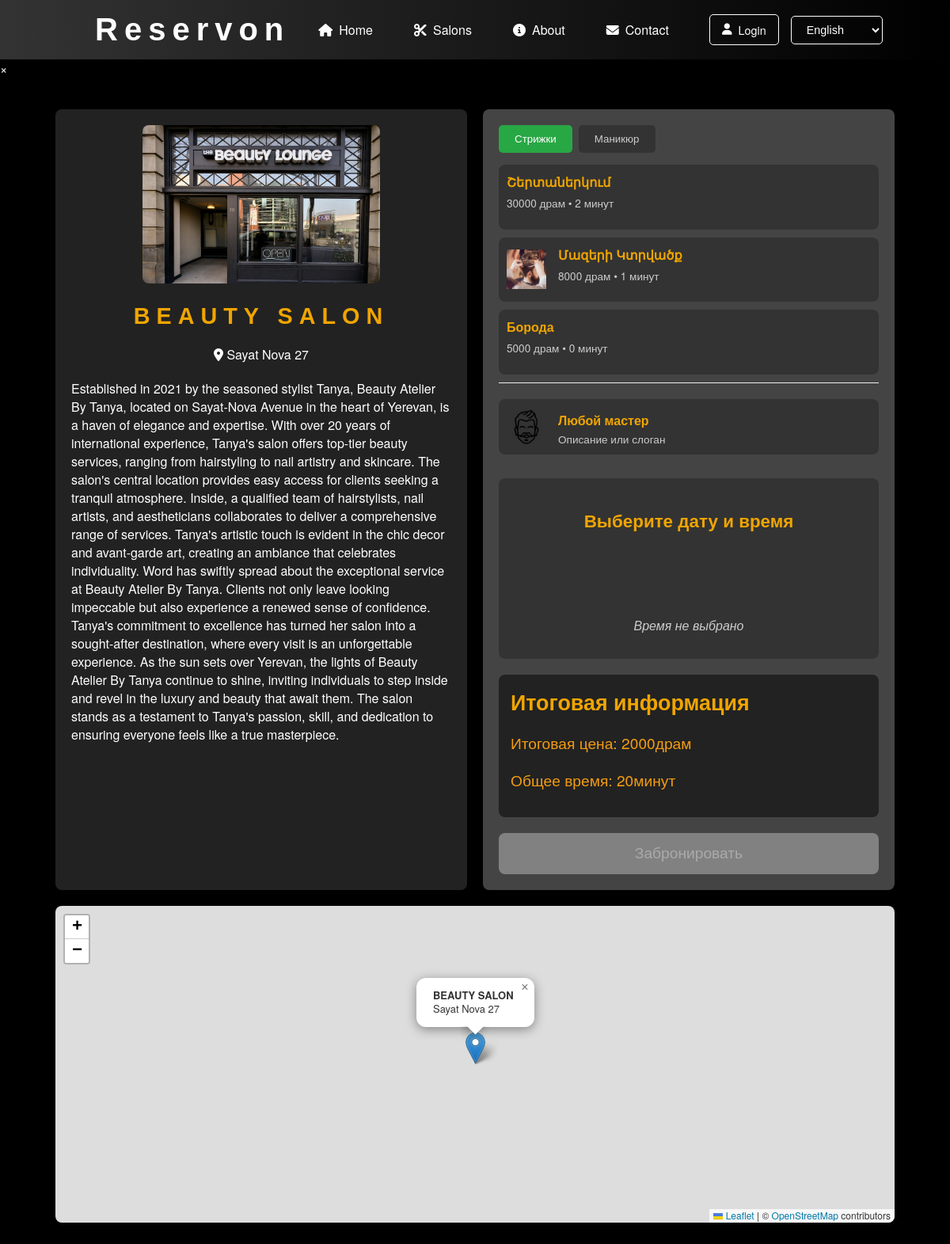
Screenshot of /salons/1/ with the database file from the repository.
### salons/models.py (models this page shows, shortened)
class Salon(models.Model):
    admins = models.ManyToManyField(User, related_name='administered_salons', blank=True)
    STATUS_CHOICES = [
        ('new', 'New'),
        ('active', 'Active'),
        ('suspend', 'Suspend'),
        ('disable', 'Disable'),
    ]
    name = models.CharField('Salon name', max_length=50)
    logo = models.ImageField('Logo', upload_to='salon_logos/', blank=True, null=True)
    address = models.CharField('Address', max_length=100)
    coordinates = models.CharField('Coordinates', max_length=50, blank=True, null=True)
    default_duration = models.IntegerField('Default duration (minutes)', default=20)
    default_price = models.DecimalField('Default price', max_digits=15, decimal_places=0, default=2000)
    services_hy = models.CharField('Services_hy', max_length=100, blank=True, null=True)
    services_ru = models.CharField('Services_ru', max_length=100, blank=True, null=True)
    services_eng = models.CharField('Services_eng', max_length=100, blank=True, null=True)
    shortDescription_hy = models.CharField('Short description_hy', max_length=100, blank=True, null=True)
    shortDescription_ru = models.CharField('Short description_ru', max_length=100, blank=True, null=True)
    shortDescription_eng = models.CharField('Short description_eng', max_length=100, blank=True, null=True)
    description_hy = models.TextField('description_hy', blank=True)
    description_ru = models.TextField('description_ru', blank=True)
    description_eng = models.TextField('description_eng', blank=True)
    reservDays = models.IntegerField('Reserv days', default=9)
    status = models.CharField(
        max_length=10,
        choices=STATUS_CHOICES,
        default='new',
        verbose_name="Status"
    )
    class Meta:
        verbose_name = 'Salon'
        verbose_name_plural = 'Salons'

class ServiceCategory(models.Model):
    name = models.CharField(max_length=100, unique=True)  # Название категории
    default_duration = models.IntegerField('Default duration (minutes)', default=15)

class Service(models.Model):
    STATUS_CHOICES = [
        ('active', 'Active'),
        ('suspend', 'Suspend'),
    ]
    name = models.CharField(max_length=100)
    image = models.ImageField(upload_to='salons/services', blank=True, null=True)
    price = models.DecimalField(max_digits=8, decimal_places=2)
    duration = models.DurationField()
    salon = models.ForeignKey(Salon, on_delete=models.CASCADE, related_name='services')
    category = models.ForeignKey(ServiceCategory, on_delete=models.SET_NULL, null=True, blank=True, related_name='services')
    status = models.CharField(
        max_length=10,
        choices=STATUS_CHOICES,
        default='active',
        verbose_name="Status"
    )

### salons/views.py (the view)
# urls.py: path('<int:id>/', views.salon_detail, name='salon_detail'),
def salon_detail(request, id):
    salon = get_object_or_404(Salon, id=id)
    service_categories = ServiceCategory.objects.filter(
        services__salon=salon,
        services__status='active'
    ).distinct()
    barbers_by_category = {}
    for category in service_categories:
        barbers = Barber.objects.filter(categories=category, salon=salon)
        barbers_list = []
        for barber in barbers:
            barbers_list.append({
                'id': barber.id,
                'name': barber.name,
                'avatar': barber.get_avatar_url(),
                'description': barber.description or ''
            })
        barbers_by_category[f'category_{category.id}'] = barbers_list
    services_by_category = {}
    for category in service_categories:
        services = Service.objects.filter(
            category=category,
            salon=salon,
            status='active'
        )
        services_list = []
        for service in services:
            services_list.append({
                'id': service.id,
                'name': service.name,
                'price': service.price,  # DecimalField, будет обработан DjangoJSONEncoder
                'duration': int(service.duration.total_seconds() / 60),  # Преобразование timedelta в минуты
            })
        services_by_category[f'category_{category.id}'] = services_list
    barbers_by_category_json = json.dumps(barbers_by_category, cls=DjangoJSONEncoder)
    services_by_category_json = json.dumps(services_by_category, cls=DjangoJSONEncoder)
    context = {
        'salon': salon,
        'service_categories': service_categories,
        'barbers_by_category_json': barbers_by_category_json,
        'services_by_category_json': services_by_category_json,
    }
    return render(request, 'salons/salon-detail.html', context)

### salons/templates/salons/salon-detail.html (shortened to what this page needs)
{% extends 'base.html' %}
{% load static %}
{% load duration_extras %}
{% load custom_tags %}:
{% block content %}
{% load i18n %}
{% get_current_language as LANGUAGE_CODE %}
{% get_available_languages as LANGUAGES %}
{% get_language_info_list for LANGUAGES as languages %}
<link rel="stylesheet" href="{% static 'salons/css/modal.css' %}">
<link rel="stylesheet" href="{% static 'salons/css/salon_detail.css' %}">
<link rel="stylesheet" href="{% static 'salons/css/barber-selection.css' %}">
<link rel="stylesheet" href="{% static 'salons/css/booking.css' %}">
<link rel="stylesheet" href="https://unpkg.com/leaflet@1.7.1/dist/leaflet.css" />
<div class="salon-detail">
    <div class="salon-container">
        <div class="info-sections">
            <div class="salon-info">
                <div class="main-image-container">
                    <div class="main-image">
                        <img id="mainImage" src="{{ salon.logo.url }}" alt="{{ salon.name }}">
                    </div>
                </div>
                <div class="salon-main-info">
                    <h1>{{ salon.name }}</h1>
                    <p class="address"><i class="fas fa-map-marker-alt"></i> {{ salon.address }}</p>
                </div>
                <div class="salon-description">
                    <p>{{ salon.description_hy }}</p>
                </div>
            </div>
            <div class="right-section">
                {% include 'salons/salon-services.html' with service_categories=service_categories barbers_by_category=barbers_by_category barbers_by_category_json=barbers_by_category_json %}
                {% include 'salons/barbers.html' with category=category barbers_by_category=barbers_by_category %}
                <div class="date-time-selection">
                    <h3>{% trans "Выберите дату и время" %}</h3>
                    <div class="date-row" id="day-select"></div>
                    <div class="hour-row" id="hour-select"></div>
                    <div class="minute-row" id="minute-select"></div>
                    <p id="summary-text">{% trans "Время не выбрано" %}</p>
                </div>
                <div class="total-summary">
                    <h3>Итоговая информация</h3>
                    <p>Итоговая цена: <span id="total-price">{{ salon.default_price }}</span>{% trans "драм" %}</p>
                    <p>Общее время: <span id="total-duration">{{ salon.default_duration }}</span>{% trans "минут" %}</p>
                </div>
                {% include 'salons/salon-reserv.html' %}
            </div>
        </div>
    </div>
    <div id="map" class="map-container"></div>
{% endblock %}

### main/templates/base.html (shortened to what this page needs)
{% load static %}
<!DOCTYPE html>
<html lang="en">
  <head>
    <link rel="stylesheet" href="{% static 'main/css/main.css' %}">
    <link rel="stylesheet" href="{% static 'main/css/header.css' %}">
    <link rel="stylesheet" href="{% static 'main/css/section.css' %}">
  </head>
  <body>
    <header>
      {% include "main/header.html" %}
    </header>
    <div id="auth-modal" class="modal" role="dialog" aria-modal="true" aria-labelledby="modal-title">
      <div class="modal-content">
          <span class="close-button" aria-label="Close modal">&times;</span>
      </div>
  </div>
    <main>
      {% block content %} {% endblock %}
    </main>
  </body>
</html>

### main/templates/main/header.html (shortened to what this page needs)
{% load i18n %}
{% get_current_language as LANGUAGE_CODE %}
{% get_available_languages as LANGUAGES %}
{% get_language_info_list for LANGUAGES as languages %}
<div class="header-container">
  <div class="logo">
    <h1><a href="/">Reservon</a></h1>
  </div>
  <nav class="navigation" id="navigation">
    <ul>
      <li><a href="{% url 'main:main' %}"><i class="fa-solid fa-house"></i> {% trans "Home" %}</a></a></li>
      <li><a href="{% url 'salons:salons_main' %}"><i class="fas fa-cut"></i> {% trans "Salons" %}</a></li>
      <li><a href="{% url 'main:about' %}"><i class="fas fa-info-circle"></i> {% trans "About" %}</a></li>
      <li><a href="{% url 'main:contacts' %}"><i class="fas fa-envelope"></i> {% trans "Contact" %}</a></li>
    </ul>
    <div class="auth-buttons">
      {% if user.is_authenticated %}
          <a href="/user-account/bookings"><span class="user-name">{% trans "My account" %}</span></a>
      {% else %}
        <a href="#" class="btn login-btn" onclick="openAuthModal('login')"><i class="fa-solid fa-user"></i>{% trans "Login" %}</a>
      {% endif %}
      <form action="{% url 'set_language' %}" method="post" class="language-switcher">
        <select name="language" onchange="this.form.submit()">
          {% for language in languages %}
            <option value="{{ language.code }}" {% if language.code == LANGUAGE_CODE %}selected{% endif %}>
              {{ language.name_local }}
            </option>
          {% endfor %}
        </select>
      </form>
    </div>
  </nav>
</div>

### salons/templates/salons/book-confirm.html (shortened to what this page needs)
{% load i18n %}

### salons/templates/salons/salon-services.html (shortened to what this page needs)
{% load static %}
{% load i18n %}
<link rel="stylesheet" href="{% static 'salons/css/services.css' %}">
<div>
    <div class="service-selection">
        <div class="service-categories">
            {% for category in service_categories %}
                <button class="category-button" data-category-id="{{ category.id }}">{{ category.name }}</button>
            {% endfor %}
        </div>
        <div class="services-container">
            {% if service_categories %}
                {% for category in service_categories %}
                    <div class="category-section" data-category-id="{{ category.id }}">
                        <div class="category-services services-grid">
                            {% if not category.services %}
                                <p>{% trans "Нет доступных услуг." %}</p>
                            {% else %}
                                {% for service in category.services.all %}
                                    {% include 'salons/service-card.html' %}
                                {% endfor %}
                            {% endif %}
                        </div>
                    </div>
                {% endfor %}
            {% endif %}
        </div>
    </div>
</div>

### salons/templates/salons/service-card.html
{% load duration_extras %}
{% load static %}
<div class="service-card"
     data-price="{{ service.price }}"
     data-duration="{{ service.duration|duration_minutes }}"
     data-service-id="{{ service.id }}"
     data-category-id="{{ category.id }}">
    {% if service.image %}
        <img src="{{ service.image.url }}" alt="{{ service.name }}" class="service-image">
    {% endif %}
    <div class="service-info">
        <h4 class="service-name">{{ service.name }}</h4>
        <p class="service-details">{{ service.price|floatformat:0 }} драм • {{ service.duration|duration_minutes }} минут</p>
    </div>
</div>

### salons/templates/salons/barbers.html (shortened to what this page needs)
{% load static %}
{% load i18n %}
<div class="barber-selection">
    <div id="active-barber" class="barber-card active-barber-card">
        <img src="{% static 'salons/img/default-avatar.png' %}" alt="Любой мастер" class="barber-avatar">
        <div class="barber-info">
            <h4 class="barber-name">{% trans "Любой мастер" %}</h4>
            <p class="barber-description">{% trans "Описание или слоган" %}</p>
        </div>
    </div>
</div>

### salons/templates/salons/salon-reserv.html (shortened to what this page needs)
{% load static %}
<form method="POST" action="{% url 'salons:book_appointment' salon.id %}" id="booking-form">
    <button type="submit" class="booking-button disabled" data-is-authenticated="{{ user.is_authenticated|yesno:'true,false' }}">Забронировать</button>
</form>

### rows the page displays
Salon: logo (picture), name "BEAUTY SALON", address "Sayat Nova 27", description_hy "Established in 2021 by the seasoned stylist Tanya, Beauty Atelier By Tanya, located on Sayat-Nova Avenue in the heart of Yerevan, is a haven of elegance and expertise. With over 20 years of international experience, Tanya's salon offers top-tier beauty services, ranging from hairstyling to nail artistry and skincare. The salon's central location provides easy access for clients seeking a tranquil atmosphere. Inside, a qualified team of hairstylists, nail artists, and aestheticians collaborates to deliver a comprehensive range of services. Tanya's artistic touch is evident in the chic decor and avant-garde art, creating an ambiance that celebrates individuality. Word has swiftly spread about…", default_price "2000", default_duration "20"
ServiceCategory: name "Стрижки"
ServiceCategory: name "Маникюр"
Service: name "Շերտաներկում", price "30000", duration|duration_minutes "2"
Service: image (picture), name "Մազերի Կտրվածք", price "8000", duration|duration_minutes "1"
Service: name "Борода", price "5000", duration|duration_minutes "0"

### other values shown
form field language "English"
